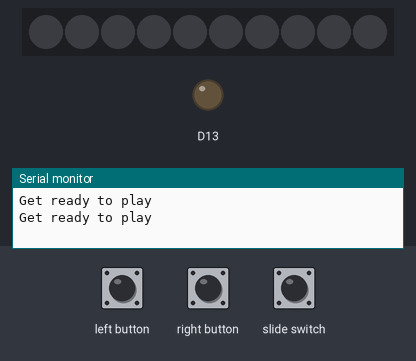
This sketch was run on a simulated Adafruit Circuit Playground Express. On the bench: 10 RGB LEDs in strip order, left to right, output pins drawn as LEDs (lit = HIGH), the last lines printed to the serial monitor. The inputs (shaded band) are chosen by the test bench. Dim RGB values are drawn brighter than linear.

Above: at 1.2 s.
1.3 s: left button pressed for 0.15 s
2.9 s: right button pressed for 0.15 s
4.5 s: slide switch set LOW
6.0 s: slide switch set HIGH
9.0 s: left button pressed for 1 s
At 9.5 s:
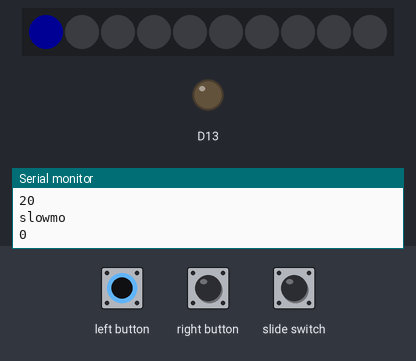
At 10.2 s:
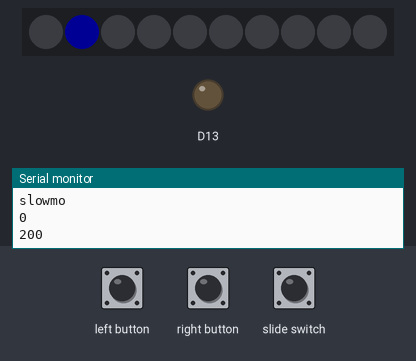
10.6 s: slide switch pulsed LOW 2 times (0.12 s each, 0.3 s apart)
Timing chart, 0 to 13.6 s (numbered marks = the images above; inputs shaded):
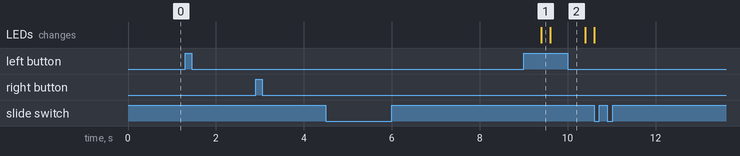

The sketch:

cyclone_game.ino
```cpp
#include <Adafruit_CircuitPlayground.h>
#include <AsyncDelay.h>
AsyncDelay delay_Cs;
AsyncDelay delay_5s;
int LED = -1;
bool start = 0;
int slow = 500;
int time = 200;
int level = -1;
int Score = 0;
volatile const byte slideSwitch = 7;
volatile const byte Lbut = 4;
volatile const byte Rbut = 5;
bool Slowmoflag = 0;
bool clicking =0;
bool lost = 1;
bool Winner = 1;
bool countDown = 1;
int slowmoDelay[10] = {3000,2800,2600,2400,2200,2000,1800,1600,1400,1200};//array for the wait duration for the slow mo, in other words how long the slow-mo mode is active for.
int sloar[10]={600,550,500,450,400,350,300,250,200,150};//array for the slow-mo values
int timar[10]={200,190,180,170,160,150,140,130,120,110};// array for the normal run times
void setup() {
  // put your setup code here, to run once:
  CircuitPlayground.begin();
  Serial.begin(9600);
  attachInterrupt(digitalPinToInterrupt(slideSwitch), startstop, CHANGE);//creates the interupt for switch
  attachInterrupt(digitalPinToInterrupt(Lbut), SlowMo, RISING);
  attachInterrupt(digitalPinToInterrupt(Rbut), click, RISING);

}

void loop() {
  // put your main code here, to run repeatedly:
  if (delay_5s.isExpired() && lost == 1){//Will print "get ready to play" after 5 seconds then waits an additonal second for the user to get ready.
    Serial.println("Get ready to play");
    delay(1000);
    lost = 0;
  }
  if (delay_5s.isExpired() && Winner == 1){//Will print "get ready to play" after 5 seconds then waits an additonal second for the user to get ready. Probably will make these into their own function.
    Serial.println("Get ready to play");
    delay(1000);
    Winner = 0;
  }
  if (start == 1 && countDown == 0 && !lost && !Winner){//where the game actually is. it only plays when the switch is on, countdown is done and lost is false and winner is false.
    LED++;//selects the pixel linearly 1-10
    CircuitPlayground.setPixelColor(LED, 0, 0, 255);//LED color blue
    delay(time);//controls the speed of the game
    Serial.println(time);//this is just for testing purposes
    CircuitPlayground.clearPixels();

    if (LED ==10){//resets the LED count to -1 so it can get all 10 LEDS
      LED = -1;
    }
    if (Slowmoflag == 1){//this is where the slowmo happens
      time = timar[level]+sloar[level];//choses normal time depending on level and choses slowmo time also depending on level and the sum of these values gets added to time
      if (delay_Cs.isExpired()){//Waits the certain time depending on level, to change the time back to what the normal time should be depending on the level
        time = timar[level];
        Slowmoflag = 0;
      }
    }
    clicking = 0;
  }
}

void startstop(){//starts the game when the switch is to the left and turns off when the switch is to the right
  CircuitPlayground.clearPixels();
  start = CircuitPlayground.slideSwitch();
  if (start == 1){
    countDown = 1;
    Serial.println("Game on");
    CountDownfunc();// I think I need to move this to the main loop and thw numbers are getting printed instantly.
    lost = 0;
    Winner = 0;
  }else if(start == 0){
    Serial.println("Game off");
    CircuitPlayground.clearPixels();
    level = -1;
    slow = 500;
    time = 200;
    Score = 0;
    lost = 1;
    Winner = 1;
  }
}
void CountDownfunc(){// give the user 3.4 seconds to get read along with a count down
    Serial.println("Get Ready! LED to hit on is #7. ");
    delay(400);
    Serial.println("3");
    delay(1000);
    Serial.println("2");
    delay(1000);
    Serial.println("1");
    delay(1000);
    Serial.print("GO!");
    countDown = 0;
    Nextlevel();
}
void SlowMo(){//left button interrupt which is the slow-mo button
  Serial.println("slowmo");
  Serial.println(level);
  Slowmoflag = 1;
  delay_Cs.start(slowmoDelay[level], AsyncDelay::MILLIS); // makes the timer cout up by 1 second
}
void click(){// right button interrupt and is where we detect if they click on the currect LED
 if (!clicking){
  clicking = 1;
  if (clicking == 1 && LED == 7){//only changes level when they have clicked on the correct LED which is the seventh LED
    Serial.println("Good hit!!");
    Nextlevel();
  }else if(clicking == 1){// if they miss it calls the lose function
    Lose();
  }
 }
}
void Nextlevel(){// determines the Level
  Serial.println("Level: ");
  Serial.println(level);
  level = level + 1;//increases the level by one when the games first starts and when the get a correct hit.
  Scoreboard();//calls score function
  time = timar[level]; //makes sure the correct game speed is set.
  if (level == 10){
    win();
  }
}
void Scoreboard(){
  Score = Score + 20;
  Serial.println(Score);
}
void Lose(){
  Serial.println("You lost");
  lost = 1;
  Serial.print("Your Final Score: ");
  Serial.println(Score);
  delay_5s.start(5000, AsyncDelay::MILLIS);
  Score = 0;
  level = 0;
}
void win(){
  Serial.println("YAY you won!!");
  //colorFirework();
  delay_5s.start(5000, AsyncDelay::MILLIS);
  level = -1;
  Winner = 0;

}
```
